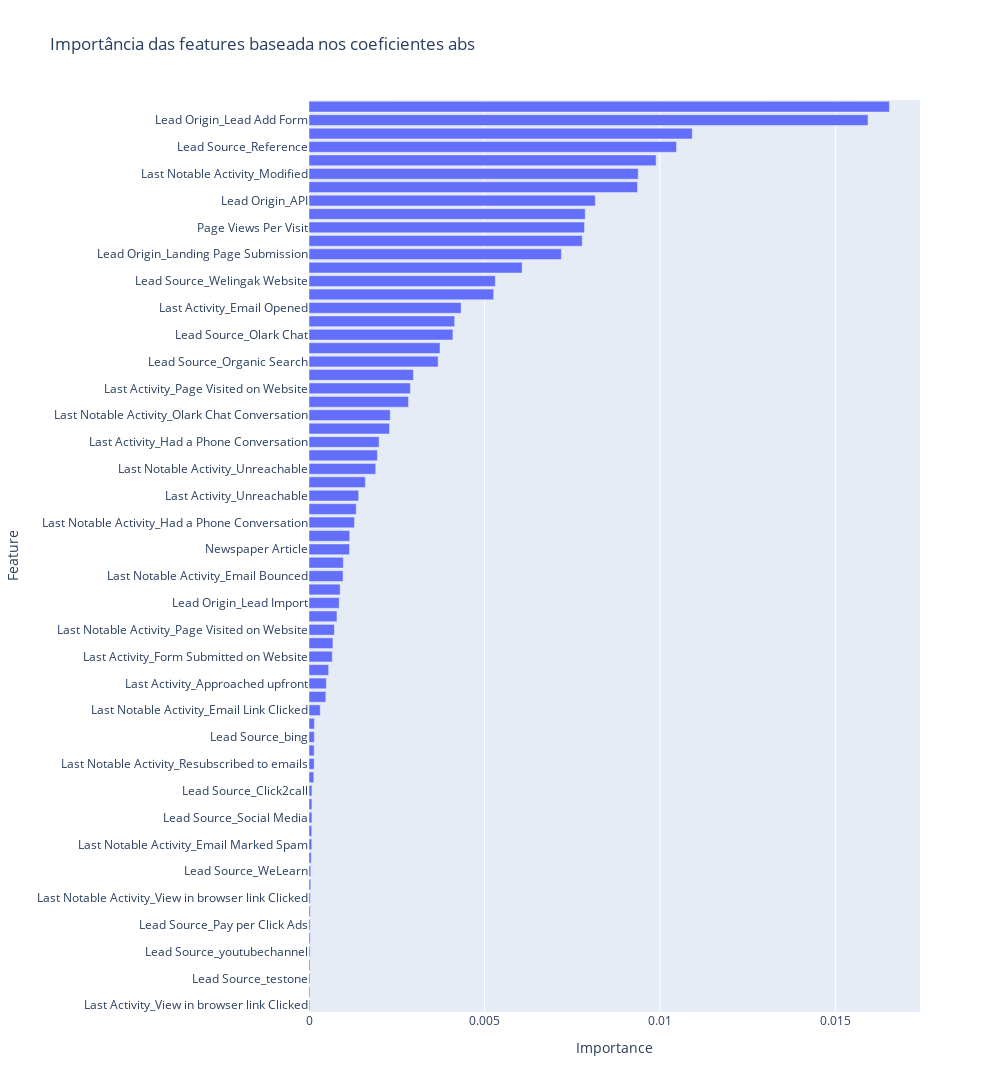

This figure's notebook cell:
### Code cell
fig = px.bar(df_feature_importance,
             x='Importance',
             y='Feature', 
             orientation='h',
             title="Importância das features baseada nos coeficientes abs")

fig.update_layout(height=1280, width=1000, yaxis={'categoryorder': 'total ascending'})

fig.show()

### Figure 1 — Plotly figure (JSON) as saved in the notebook; plotly's stock layout.template omitted (floating-point values rounded to 4 significant figures)
{"data": [{"hovertemplate": "Importance=%{x}<br>Feature=%{y}<extra></extra>", "legendgroup": "", "marker": {"color": "#636efa", "pattern": {"shape": ""}}, "name": "", "orientation": "h", "showlegend": false, "textposition": "auto", "type": "bar", "x": [2.3e-05, 2.589e-05, 2.773e-05, 2.906e-05, 3.191e-05, 3.318e-05, 3.323e-05, 3.362e-05, 3.944e-05, 4.93e-05, 5.049e-05, 6.437e-05, 7.83e-05, 7.83e-05, 8.28e-05, 8.327e-05, 8.39e-05, 0.0001374, 0.0001474, 0.0001474, 0.0001522, 0.000155, 0.0003206, 0.0004802, 0.0004941, 0.00056, 0.0006641, 0.000682, 0.0007233, 0.0007963, 0.0008603, 0.0008873, 0.0009711, 0.0009784, 0.001153, 0.00116, 0.001297, 0.001346, 0.001415, 0.001607, 0.001901, 0.00195, 0.001997, 0.002294, 0.002315, 0.002836, 0.002888, 0.002976, 0.003679, 0.003734, 0.0041, 0.00415, 0.004334, 0.005262, 0.005309, 0.006073, 0.007191, 0.007786, 0.007849, 0.00787, 0.008158, 0.00936, 0.009382, 0.009892, 0.01047, 0.01092, 0.01593, 0.01654], "xaxis": "x", "y": ["Last Activity_View in browser link Clicked", "Lead Source_Live Chat", "Lead Source_testone", "Last Activity_Visited Booth in Tradeshow", "Lead Source_youtubechannel", "Last Notable Activity_Form Submitted on Website", "Lead Source_Pay per Click Ads", "Lead Source_welearnblog_Home", "Last Notable Activity_View in browser link Clicked", "Lead Source_NC_EDM", "Lead Source_WeLearn", "Last Notable Activity_Approached upfront", "Last Notable Activity_Email Marked Spam", "Last Activity_Email Marked Spam", "Lead Source_Social Media", "Last Notable Activity_Email Received", "Lead Source_Click2call", "Lead Source_blog", "Last Notable Activity_Resubscribed to emails", "Last Activity_Resubscribed to emails", "Lead Source_bing", "Last Activity_Email Received", "Last Notable Activity_Email Link Clicked", "Digital Advertisement", "Last Activity_Approached upfront", "Last Notable Activity_Unsubscribed", "Last Activity_Form Submitted on Website", "Last Activity_Unsubscribed", "Last Notable Activity_Page Visited on Website", "Last Activity_Email Link Clicked", "Lead Origin_Lead Import", "Search", "Last Notable Activity_Email Bounced", "Lead Source_Facebook", "Newspaper Article", "Through Recommendations", "Last Notable Activity_Had a Phone Conversation", "Lead Source_Referral Sites", "Last Activity_Unreachable", "Newspaper", "Last Notable Activity_Unreachable", "X Education Forums", "Last Activity_Had a Phone Conversation", "Do Not Call", "Last Notable Activity_Olark Chat Conversation", "Last Activity_Email Bounced", "Last Activity_Page Visited on Website", "Last Notable Activity_Email Opened", "Lead Source_Organic Search", "Lead Source_Google", "Lead Source_Olark Chat", "Last Activity_Converted to Lead", "Last Activity_Email Opened", "TotalVisits", "Lead Source_Welingak Website", "Lead Source_Direct Traffic", "Lead Origin_Landing Page Submission", "A free copy of Mastering The Interview", "Page Views Per Visit", "Do Not Email", "Lead Origin_API", "Last Activity_Olark Chat Conversation", "Last Notable Activity_Modified", "Last Notable Activity_SMS Sent", "Lead Source_Reference", "Last Activity_SMS Sent", "Lead Origin_Lead Add Form", "Total Time Spent on Website"], "yaxis": "y"}], "layout": {"barmode": "relative", "height": 1280, "legend": {"tracegroupgap": 0}, "title": {"text": "Importância das features baseada nos coeficientes abs"}, "width": 1000, "xaxis": {"anchor": "y", "domain": [0, 1], "title": {"text": "Importance"}}, "yaxis": {"anchor": "x", "categoryorder": "total ascending", "domain": [0, 1], "title": {"text": "Feature"}}}}
